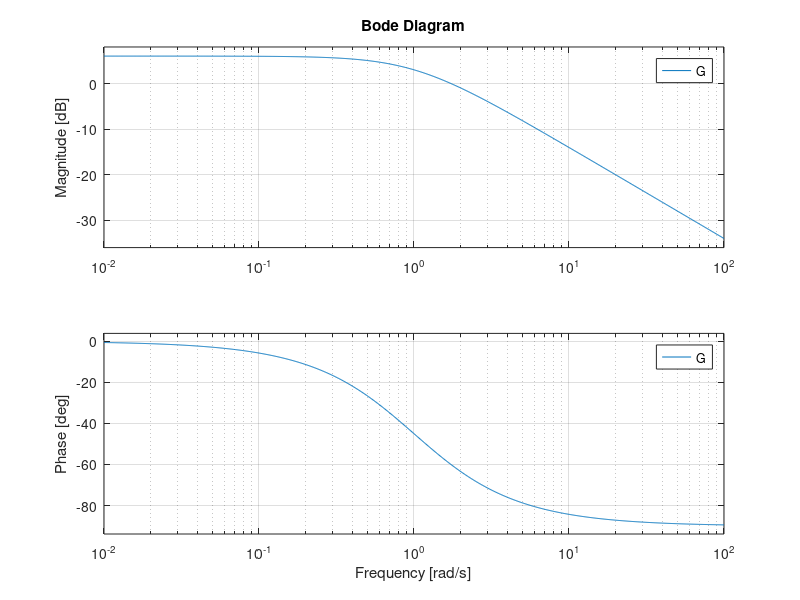

MATLAB code to generate this figure:
% Numerator
num = [2];
% Denominator
den = [1 1];
% Transfer Function
G = tf(num, den)
% Plot Frequency Response
bode(G)
